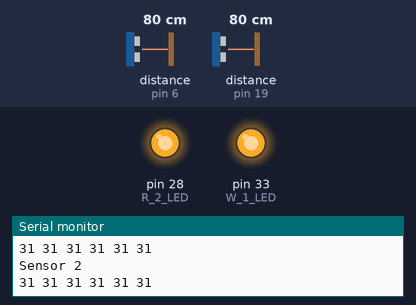
This sketch was run on a simulated Arduino Mega 2560, built with avr-gcc and run on an emulated ATmega2560. On the bench: output pins drawn as LEDs (lit = HIGH), the last lines printed to the serial monitor. Wiring (inferred from the names in the program): 2 × ultrasonic range finder: trigger pin 5, echo pin 6 / trigger pin 18, echo pin 19. The test bench sets the inputs (shaded band); at power-on: distance to the obstacle (sensors on pin 6, pin 19) 80 cm. The echo pulse lasts 58.3 µs per cm; pins used as bus, display or sensor lines are not drawn.

Above: at 1.2 s.
1.3 s: distance to the obstacle (sensor on pin 6) set to 4 cm
4.3 s: distance to the obstacle (sensor on pin 6) set to 2 cm
At 4.9 s:
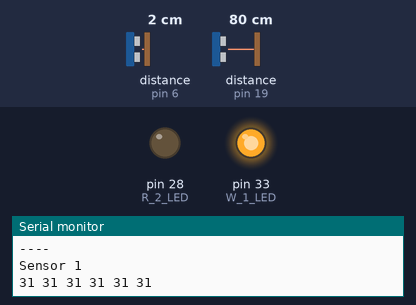
5.8 s: distance to the obstacle (sensor on pin 19) set to 103 cm
7.3 s: distance to the obstacle (sensor on pin 19) set to 112 cm
At 8.4 s:
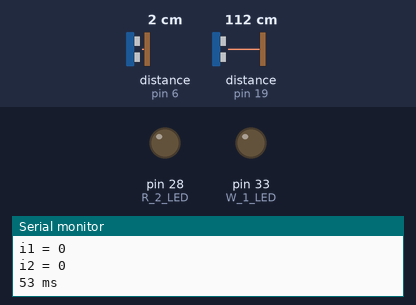
8.9 s: distance to the obstacle (sensor on pin 6) set to 35 cm
At 9.8 s:
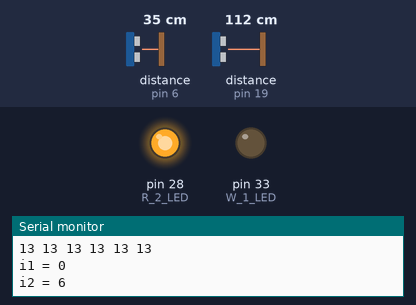
10.5 s: distance to the obstacle (sensor on pin 6) set to 103 cm
12.0 s: distance to the obstacle (sensor on pin 6) set to 111 cm
At 12.5 s:
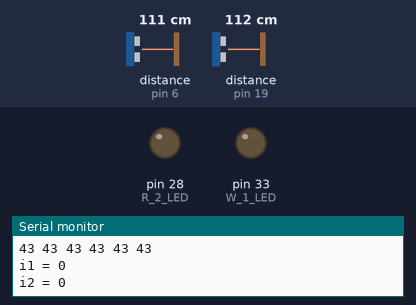
Timing chart, 0 to 14.6 s (numbered marks = the images above; inputs shaded):
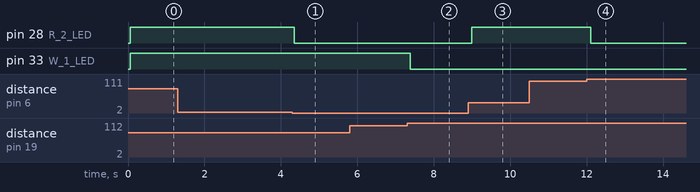

Measured:
- the behaviour switches between 3 and 2 cm on distance to the obstacle (sensor on pin 6) (found by bisection; images 0 and 1)
- the behaviour switches between 106 and 107 cm on distance to the obstacle (sensor on pin 19) (found by bisection; images 1 and 2)
- the behaviour switches between 106 and 107 cm on distance to the obstacle (sensor on pin 6) (found by bisection; images 3 and 4)
- after the input at 4.3 s, pin 28 (R_2_LED): HIGH → LOW after 0.05 s
- after the input at 7.3 s, pin 33 (W_1_LED): HIGH → LOW after 0.09 s
- after the input at 8.9 s, pin 28 (R_2_LED): LOW → HIGH after 0.09 s
- after the input at 12.0 s, pin 28 (R_2_LED): HIGH → LOW after 0.11 s

The sketch:

6samplefilter.ino
```cpp
/* Using teensy 4.1

  This code filters data and requires 2/6 samples to trigger desired measurement distance at around 300ms.

  This is NOT needed as street driving tests showed cars can pass by at only trigger 1-2 out of 6 samples in high speed settings. For lower speed, this would be ideal.
  Test run showed low possibility of false triggers. Sensors gave a 0 reading for ALL of the time until a car passed.
  This code works best in analyzing sensor capturing capability through a longer period of time. Not recommended for regular driving trigger for notifying driver.


*/

// First sensor
#define ECHOPIN1 19
#define TRIGPIN1 18
// Second sensor
#define ECHOPIN2 6
#define TRIGPIN2 5


int R_2_LED = 28 ;
int W_1_LED = 33 ;

int measured_distance[6] ;  int measured_distance2[6] ; int i ; int j; int t0 ; int tf ; int i1 ; int i2;


void setup() {

  Serial.begin(9600);
  pinMode(ECHOPIN1, INPUT_PULLUP);  pinMode(ECHOPIN2, INPUT_PULLUP); // If buggy replace 'INPUT' with 'INPUT_PULLUP'
  pinMode(TRIGPIN1, OUTPUT);        pinMode(TRIGPIN2, OUTPUT);
  digitalWrite(ECHOPIN1, HIGH);     digitalWrite(ECHOPIN2, HIGH);

  pinMode(R_2_LED,OUTPUT);
  pinMode(W_1_LED,OUTPUT);


}

void loop() {


t0 = millis();

// Taking 6 "i < 6" readings one after another
i = 0 ;
 while (i < 6){

  digitalWrite(TRIGPIN1, LOW);
  delayMicroseconds(2);
  digitalWrite(TRIGPIN1, HIGH);
  delayMicroseconds(15);
  digitalWrite(TRIGPIN1, LOW);


measured_distance[i] = pulseIn(ECHOPIN1, HIGH, 26000) / 147  ;   // distance/147 if inches. distance/58 if cm.

  digitalWrite(TRIGPIN2, LOW);
  delayMicroseconds(2);
  digitalWrite(TRIGPIN2, HIGH);
  delayMicroseconds(15);
  digitalWrite(TRIGPIN2, LOW);

measured_distance2[i] = pulseIn(ECHOPIN2, HIGH, 26000) / 147 ;   // distance/147 if inches. distance/58 if cm.

 i = i + 1 ;


 }


// Counting the amount of the 6 samples falling between desired distance
// i1,i2 represent the amount of samples which triggered per sensor
i = 0 ; i1 = 0; i2 = 0;
while (i < 6){

if (measured_distance[i] < 42 && measured_distance[i] != 0 ){
  i1 = i1 + 1 ;
}
if (measured_distance2[i] < 42 && measured_distance2[i] != 0){
  i2 = i2 + 1 ;
}

i = i + 1 ;
}

// Printing 6 readings per sensor
Serial.println("Sensor 1");
Serial.print(measured_distance[0]); Serial.print(" "); Serial.print(measured_distance[1]); Serial.print(" "); Serial.print(measured_distance[2]); Serial.print(" "); Serial.print(measured_distance[3]); Serial.print(" "); Serial.print(measured_distance[4]); Serial.print(" "); Serial.println(measured_distance[5]);
Serial.println("Sensor 2");
Serial.print(measured_distance2[0]); Serial.print(" "); Serial.print(measured_distance2[1]); Serial.print(" "); Serial.print(measured_distance2[2]); Serial.print(" "); Serial.print(measured_distance2[3]); Serial.print(" "); Serial.print(measured_distance2[4]); Serial.print(" "); Serial.println(measured_distance2[5]);


// scenarios
if (i1 >= 3 && i2 >= 3){
  digitalWrite(W_1_LED,HIGH); // sensor 1
  digitalWrite(R_2_LED,HIGH); // sensor 2
}
if (i1 >= 3 && i2 < 3){
  digitalWrite(W_1_LED,HIGH); // sensor 1
  digitalWrite(R_2_LED,LOW); // sensor 2
}
if (i1 < 3 && i2 >= 3){
  digitalWrite(W_1_LED,LOW); // sensor 1
  digitalWrite(R_2_LED,HIGH); // sensor 2
}
if (i1 < 3 && i2 < 3){
  digitalWrite(W_1_LED,LOW); // sensor 1
  digitalWrite(R_2_LED,LOW); // sensor 2
}


  tf = millis();
  Serial.print("i1 = "); Serial.println(i1);
  Serial.print("i2 = "); Serial.println(i2);

  Serial.print(tf-t0); Serial.println(" ms") ;
  Serial.println("----");


}
```
